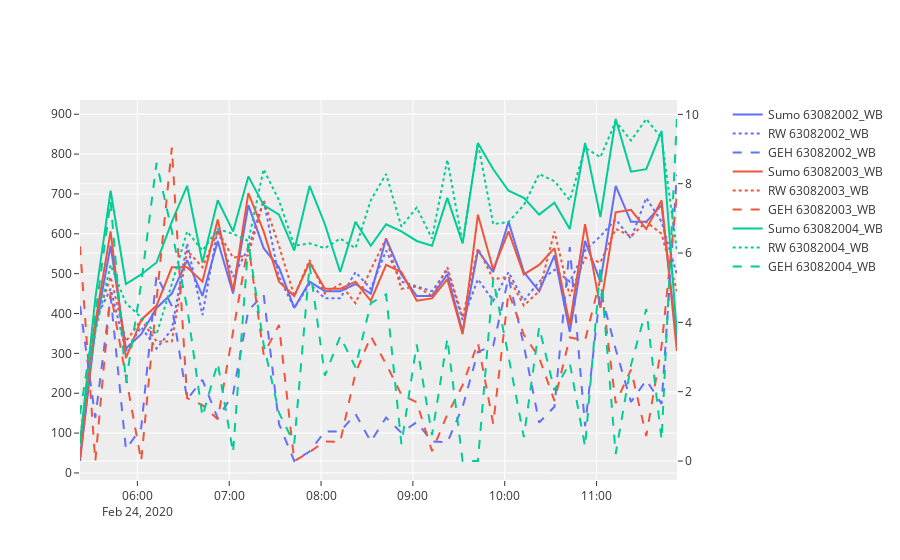

The cell this chart's notebook holds for it:
### Code cell
# plot the volume and GEH one 2 y-axis with plotly
import plotly.express as px
from plotly.subplots import make_subplots
import plotly.graph_objects as go

fig = make_subplots(specs=[[{"secondary_y": True}]])

plot_cols = keep_cols[keep_cols.str.contains("WB")]

# create colors the length of the number of columns
colors = px.colors.qualitative.Plotly * (
    len(plot_cols) // len(px.colors.qualitative.Plotly) + 1
)

for i, col in enumerate(plot_cols):
    fig.add_trace(
        go.Scatter(
            x=five_min_sumo.index,
            y=five_min_sumo[col],
            name=f"Sumo {col}",
            line_color=colors[i],
        )
    )
    fig.add_trace(
        go.Scatter(
            x=five_min_rw.index,
            y=five_min_rw[col],
            name=f"RW {col}",
            line_color=colors[i],
            line_dash="dot",
        )
    )
    fig.add_trace(
        go.Scatter(
            x=five_min_rw.index,
            y=geh(five_min_sumo[col], five_min_rw[col]),
            name=f"GEH {col}",
            line_color=colors[i],
            line_dash="dash",
        ),
        secondary_y=True,
    )

fig.show()
